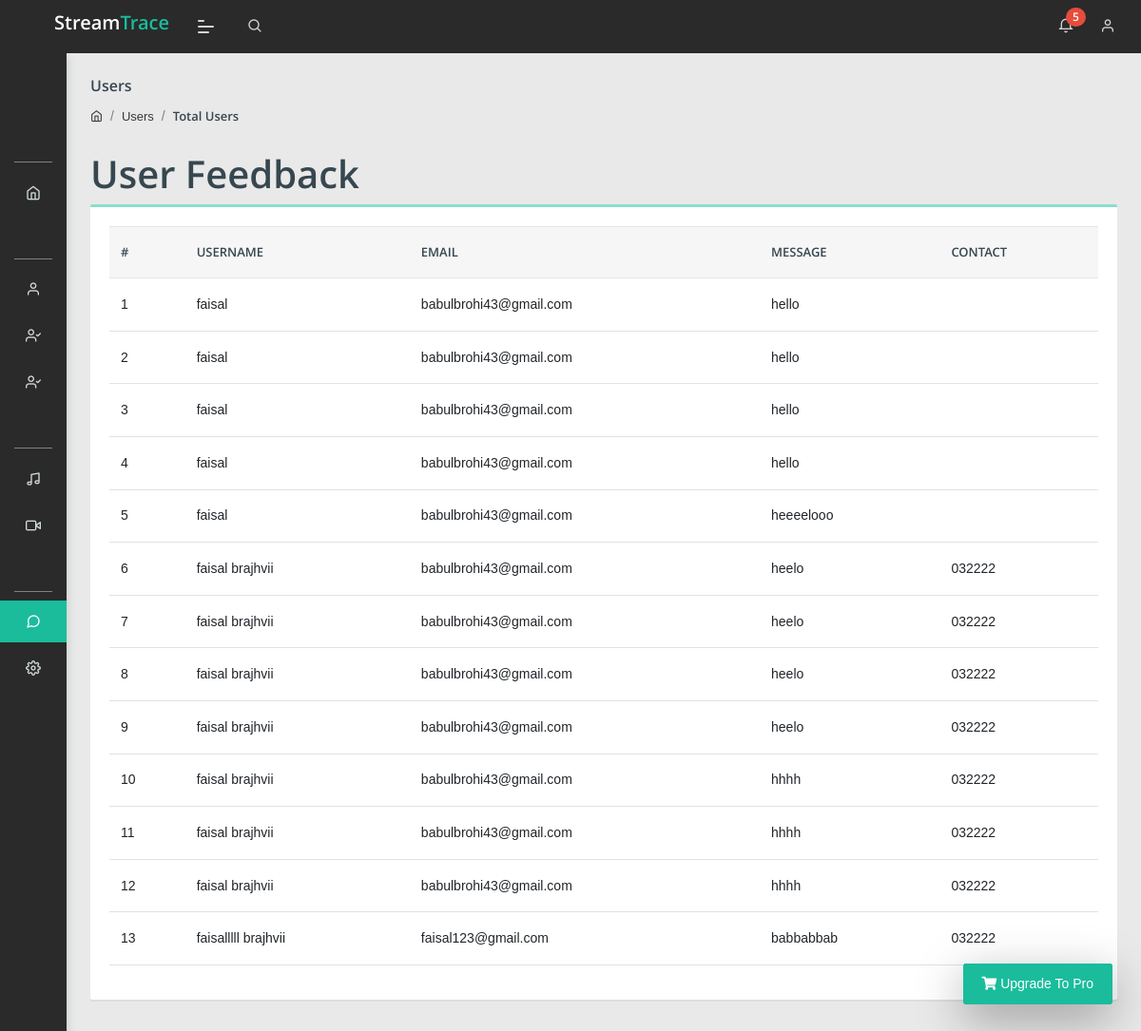
/Admin/feedback.php (signed in), run on the app's committed database.
### tables this page shows
CREATE TABLE `feed` (
  `id` int(10) NOT NULL,
  `first` varchar(100) NOT NULL,
  `email` varchar(100) NOT NULL,
  `msg` varchar(100) NOT NULL,
  `contact` varchar(100) NOT NULL,
  `last` varchar(100) NOT NULL
);

### Admin/feedback.php (the view, shortened to what this page needs)
<?php
include("query.php");
include("header.php")
    ?>
<section class="pcoded-main-container">
    <div class="pcoded-content">
        <div class="page-header">
            <div class="page-block">
                <div class="row align-items-center">
                    <div class="col-md-12">
                        <div class="page-header-title">
                            <h5 class="m-b-10">Users</h5>
                        </div>
                        <ul class="breadcrumb">
                            <li class="breadcrumb-item"><a href="index.php"><i class="feather icon-home"></i></a></li>
                            <li class="breadcrumb-item"><a href="#!">Users</a></li>
                            <li class="breadcrumb-item"><a href="#!">Total Users</a></li>
                        </ul>
                    </div>
                </div>
            </div>
        </div>
        <h1>User Feedback</h1>
        <div class="card">
            <div class="card-body table-border-style">
                <div class="table-responsive">
                    <table class="table">
                        <thead>
                            <tr>
                                <th>#</th>
                                <th>Username</th>
                                <th>Email</th>
                                <th>Message</th>
                                <th>Contact</th>
                            </tr>
                        </thead>
                        <tbody>
                            <?php
                            $query = $pdo->query("select * from feed");
                            $result = $query->fetchAll(PDO::FETCH_ASSOC);
                            foreach ($result as $user) {
                                ?>
                                <tr>
                                <td>
                                    <?php echo $user['id'] ?>
                                    </td>
                                    <td>
                                    <?php echo $user['first'] . ' ' . $user['last'] ?>
                                    </td>
                                    <td>
                                        <?php echo $user['email'] ?>
                                    </td>
                                    <td>
                                        <?php echo $user['msg'] ?>
                                    </td>
                                    <td>
                                    <?php echo $user['contact'] ?>
                                    </td>
                                </tr>
                                <?php
                            }
                            ?>
                        </tbody>
                    </table>
                </div>
            </div>
        </div>
    </div>
</section>
</body>
</html>

### data on the page
feed: id "1", first "faisal", email "babulbrohi43@gmail.com", msg "hello"
feed: id "2", first "faisal", email "babulbrohi43@gmail.com", msg "hello"
feed: id "3", first "faisal", email "babulbrohi43@gmail.com", msg "hello"
feed: id "4", first "faisal", email "babulbrohi43@gmail.com", msg "hello"
feed: id "5", first "faisal", email "babulbrohi43@gmail.com", msg "heeeelooo"
feed: id "6", first "faisal", last "brajhvii", email "babulbrohi43@gmail.com", msg "heelo", contact "032222"
feed: id "7", first "faisal", last "brajhvii", email "babulbrohi43@gmail.com", msg "heelo", contact "032222"
feed: id "8", first "faisal", last "brajhvii", email "babulbrohi43@gmail.com", msg "heelo", contact "032222"
feed: id "9", first "faisal", last "brajhvii", email "babulbrohi43@gmail.com", msg "heelo", contact "032222"
feed: id "10", first "faisal", last "brajhvii", email "babulbrohi43@gmail.com", msg "hhhh", contact "032222"
feed: id "11", first "faisal", last "brajhvii", email "babulbrohi43@gmail.com", msg "hhhh", contact "032222"
feed: id "12", first "faisal", last "brajhvii", email "babulbrohi43@gmail.com", msg "hhhh", contact "032222"
feed: id "13", first "faisalllll", last "brajhvii", email "faisal123@gmail.com", msg "babbabbab", contact "032222"
